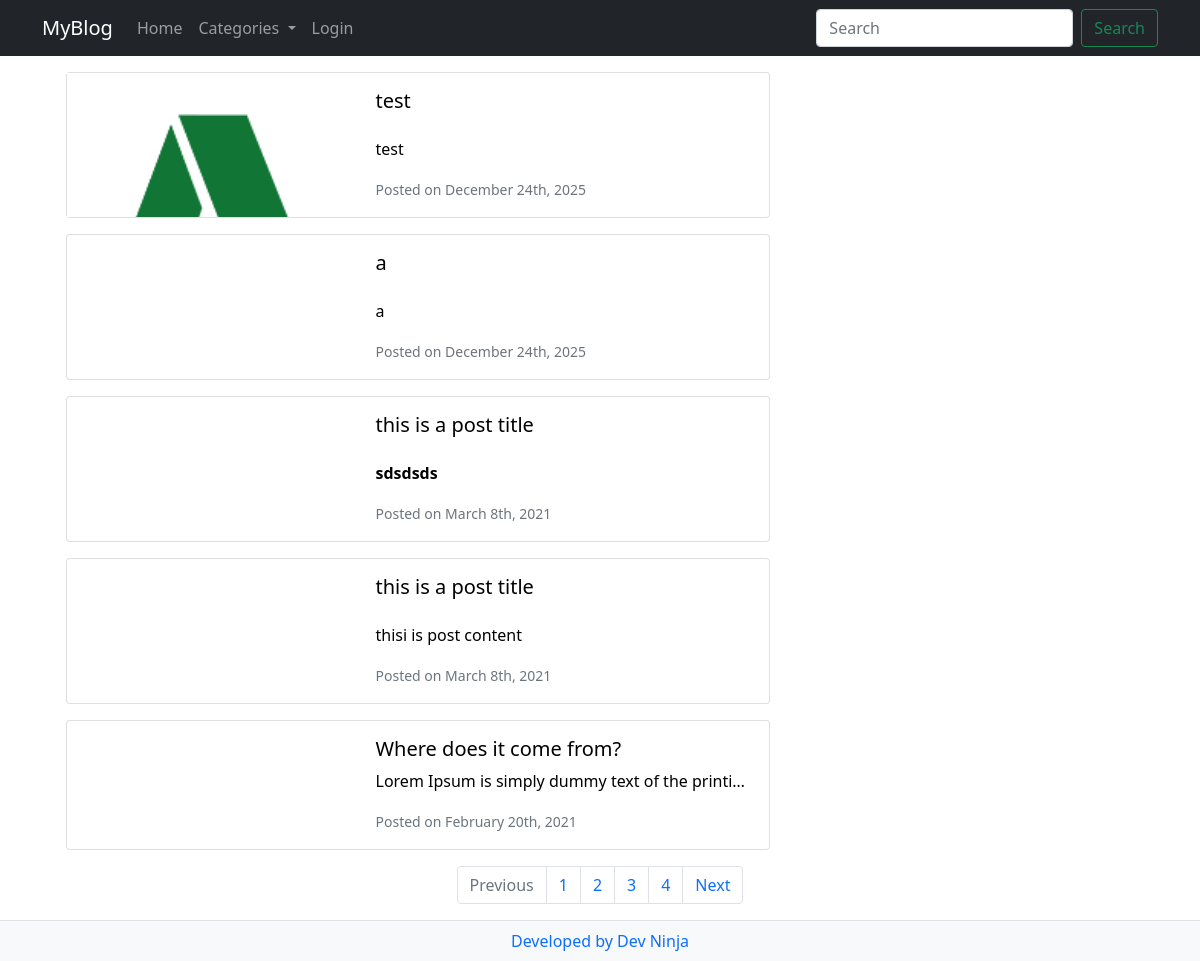
The page / on the database its author committed.
### tables this page shows
CREATE TABLE `menu` (
  `id` int NOT NULL,
  `name` varchar(200) NOT NULL,
  `action` text NOT NULL
);

CREATE TABLE `posts` (
  `id` int NOT NULL,
  `title` text NOT NULL,
  `content` text NOT NULL,
  `created_at` timestamp NOT NULL DEFAULT CURRENT_TIMESTAMP,
  `category_id` int NOT NULL
);

CREATE TABLE `images` (
  `id` int NOT NULL,
  `post_id` int NOT NULL,
  `image` text NOT NULL
);

### includes/function.php (called while the page is built, shortened)
<?php
function getSubMenuNo($db,$menu_id){
    $query="SELECT * FROM submenu WHERE parent_menu_id=$menu_id";
    $run=mysqli_query($db,$query);
    return mysqli_num_rows($run);
}
function getPostThumb($db,$id){
    $query="SELECT * FROM images WHERE post_id=$id";
    $run=mysqli_query($db,$query);
    $data = mysqli_fetch_assoc($run);
    return $data['image'];
}
?>

### index.php (the view, shortened to what this page needs)
<?php
require('includes/db.php');
include('includes/function.php');
if(isset($_GET['page'])){
  $page=$_GET['page'];
}else{
  $page=1;
}
$post_per_page=5;
$result=($page-1)*$post_per_page;
?>
<!DOCTYPE html>
<html lang="en">
<head>
    <link href="https://cdn.jsdelivr.net/npm/bootstrap@5.0.0-beta2/dist/css/bootstrap.min.css" rel="stylesheet">
</head>
<body>
      <?php include_once('includes/navbar.php'); ?>
<div>
    <div class="container m-auto mt-3 row">
        <div class="col-8">
       <?php
       if(isset($_GET['search'])){
         $keyword = $_GET['search'];
         $postQuery="SELECT * FROM posts WHERE title LIKE '%$keyword%' ORDER BY id DESC LIMIT $result,$post_per_page";
       }else{
        $postQuery="SELECT * FROM posts ORDER BY id DESC LIMIT $result,$post_per_page";
       }
       $runPQ=mysqli_query($db,$postQuery);
       while($post=mysqli_fetch_assoc($runPQ)){
         ?>
<div class="card mb-3" style="max-width: 800px;">
<a href="post.php?id=<?=$post['id']?>" style="text-decoration:none;color:black">
            <div class="row g-0">
              <div class="col-md-5" style="background-image: url('images/<?=getPostThumb($db,$post['id'])?>');background-size: cover">
              </div>
              <div class="col-md-7">
                <div class="card-body">
                  <h5 class="card-title"><?=$post['title']?></h5>
                  <p class="card-text text-truncate"><?=$post['content']?></p>
                  <p class="card-text"><small class="text-muted">Posted on <?=date('F jS, Y',strtotime($post['created_at']))?></small></p>
                </div>
              </div>
            </div>
</a>
          </div>
         <?php
       }
       ?>
    </div>
    <?php include_once('includes/sidebar.php'); ?>
    </div>
<?php
if(isset($_GET['search'])){
  $keyword=$_GET['search'];
$q="SELECT * FROM posts WHERE title LIKE '%$keyword%'";
}else{
  $q="SELECT * FROM posts";
}
$r=mysqli_query($db,$q);
$total_posts=mysqli_num_rows($r);
$total_pages=ceil($total_posts/$post_per_page);
?>
    <nav aria-label="Page navigation example">
        <ul class="pagination justify-content-center">
        <?php
if($page>1){
  $switch="";
}else{
  $switch="disabled";
}
if($page<$total_pages){
  $nswitch="";
}else{
  $nswitch="disabled";
}
        ?>
          <li class="page-item <?=$switch?>">
            <a class="page-link" href="?<?php if(isset($_GET['search'])){echo "search=$keyword&";}?>page=<?=$page-1?>" tabindex="-1" aria-disabled="true">Previous</a>
          </li>
          <?php
for($opage=1;$opage<=$total_pages;$opage++){
  ?>
          <li class="page-item"><a class="page-link" href="?<?php if(isset($_GET['search'])){echo "search=$keyword&";}?>page=<?=$opage?>"><?=$opage?></a></li>
  <?php
}
          ?>
          <li class="page-item <?=$nswitch?>">
            <a class="page-link" href="?<?php if(isset($_GET['search'])){echo "search=$keyword&";}?>page=<?=$page+1?>">Next</a>
          </li>
        </ul>
      </nav>
      <?php include_once('includes/footer.php'); ?>
</body>
</html>

### includes/navbar.php (shortened to what this page needs)
<nav class="navbar sticky-top navbar-expand-lg navbar-dark bg-dark">
        <div class="container">
          <a class="navbar-brand" href="#">MyBlog</a>
          <div class="collapse navbar-collapse" id="navbarScroll">
            <ul class="navbar-nav me-auto my-2 my-lg-0 navbar-nav-scroll" style="--bs-scroll-height: 100px;">
<?php
$navQuery = "SELECT * FROM menu";
$runNav=mysqli_query($db,$navQuery);
while($menu=mysqli_fetch_assoc($runNav)){
  $no = getSubMenuNo($db,$menu['id']);
  if(!$no){
    ?>
<li class="nav-item">
                <a class="nav-link" aria-current="page" href="<?=$menu['action']?>"><?=$menu['name']?></a>
              </li>
    <?php
  }else{
    ?>
<li class="nav-item dropdown">
                <a class="nav-link dropdown-toggle" href="<?=$menu['action']?>" id="navbarScrollingDropdown" role="button" data-bs-toggle="dropdown" aria-expanded="false">
                  <?=$menu['name']?>
                </a>
              </li>
    <?php
  }
  ?>
  <?php
}
?>
            </ul>
            <form class="d-flex">
              <input class="form-control me-2" name="search" type="search" placeholder="Search" aria-label="Search">
              <button class="btn btn-outline-success" type="submit">Search</button>
            </form>
          </div>
        </div>
      </nav>

### rows shown on the page
menu: name "Home"
menu: name "Categories"
menu: name "Login"
posts: id.image (picture), title "test", content "test", created_at "December 24th, 2025"
posts: title "a", content "a", created_at "December 24th, 2025"
posts: title "this is a post title", content "sdsdsds", created_at "March 8th, 2021"
posts: title "this is a post title", content "thisi is post content", created_at "March 8th, 2021"
posts: title "Where does it come from?", content "Lorem Ipsum is simply dummy text of the printi…", created_at "February 20th, 2021"
